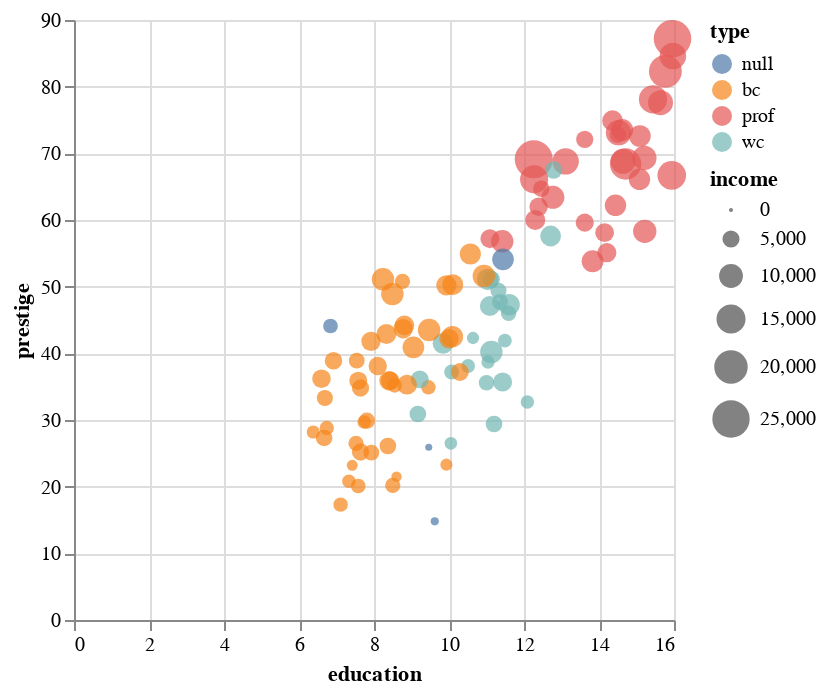

Write notebook code for a chart like this one.
### Code cell
alt.Chart(df).mark_circle().encode(
    x='education',
    y='prestige',
    color='type',
    size='income'
)

### Figure 1 — Vega-Lite specification as saved in the notebook (floating-point values rounded to 4 significant figures)
{"config": {"view": {"continuousWidth": 300, "continuousHeight": 300}}, "data": {"name": "data-6a22ce1ee912eff56ccfda5c76891c8a"}, "mark": {"type": "circle"}, "encoding": {"color": {"field": "type", "type": "nominal"}, "size": {"field": "income", "type": "quantitative"}, "x": {"field": "education", "type": "quantitative"}, "y": {"field": "prestige", "type": "quantitative"}}, "$schema": "https://vega.github.io/schema/vega-lite/v5.8.0.json", "datasets": {"data-6a22ce1ee912eff56ccfda5c76891c8a": [{"job": "gov.administrators", "education": 13.11, "income": 12351, "women": 11.16, "prestige": 68.8, "census": 1113, "type": "prof"}, {"job": "general.managers", "education": 12.26, "income": 25879, "women": 4.02, "prestige": 69.1, "census": 1130, "type": "prof"}, {"job": "accountants", "education": 12.77, "income": 9271, "women": 15.7, "prestige": 63.4, "census": 1171, "type": "prof"}, {"job": "purchasing.officers", "education": 11.42, "income": 8865, "women": 9.11, "prestige": 56.8, "census": 1175, "type": "prof"}, {"job": "chemists", "education": 14.62, "income": 8403, "women": 11.68, "prestige": 73.5, "census": 2111, "type": "prof"}, {"job": "physicists", "education": 15.64, "income": 11030, "women": 5.13, "prestige": 77.6, "census": 2113, "type": "prof"}, {"job": "biologists", "education": 15.09, "income": 8258, "women": 25.65, "prestige": 72.6, "census": 2133, "type": "prof"}, {"job": "architects", "education": 15.44, "income": 14163, "women": 2.69, "prestige": 78.1, "census": 2141, "type": "prof"}, {"job": "civil.engineers", "education": 14.52, "income": 11377, "women": 1.03, "prestige": 73.1, "census": 2143, "type": "prof"}, {"job": "mining.engineers", "education": 14.64, "income": 11023, "women": 0.94, "prestige": 68.8, "census": 2153, "type": "prof"}, {"job": "surveyors", "education": 12.39, "income": 5902, "women": 1.91, "prestige": 62.0, "census": 2161, "type": "prof"}, {"job": "draughtsmen", "education": 12.3, "income": 7059, "women": 7.83, "prestige": 60.0, "census": 2163, "type": "prof"}, {"job": "computer.programers", "education": 13.83, "income": 8425, "women": 15.33, "prestige": 53.8, "census": 2183, "type": "prof"}, {"job": "economists", "education": 14.44, "income": 8049, "women": 57.31, "prestige": 62.2, "census": 2311, "type": "prof"}, {"job": "psychologists", "education": 14.36, "income": 7405, "women": 48.28, "prestige": 74.9, "census": 2315, "type": "prof"}, {"job": "social.workers", "education": 14.21, "income": 6336, "women": 54.77, "prestige": 55.1, "census": 2331, "type": "prof"}, {"job": "lawyers", "education": 15.77, "income": 19263, "women": 5.13, "prestige": 82.3, "census": 2343, "type": "prof"}, {"job": "librarians", "education": 14.15, "income": 6112, "women": 77.1, "prestige": 58.1, "census": 2351, "type": "prof"}, {"job": "vocational.counsellors", "education": 15.22, "income": 9593, "women": 34.89, "prestige": 58.3, "census": 2391, "type": "prof"}, {"job": "ministers", "education": 14.5, "income": 4686, "women": 4.14, "prestige": 72.8, "census": 2511, "type": "prof"}, {"job": "university.teachers", "education": 15.97, "income": 12480, "women": 19.59, "prestige": 84.6, "census": 2711, "type": "prof"}, {"job": "primary.school.teachers", "education": 13.62, "income": 5648, "women": 83.78, "prestige": 59.6, "census": 2731, "type": "prof"}, {"job": "secondary.school.teachers", "education": 15.08, "income": 8034, "women": 46.8, "prestige": 66.1, "census": 2733, "type": "prof"}, {"job": "physicians", "education": 15.96, "income": 25308, "women": 10.56, "prestige": 87.2, "census": 3111, "type": "prof"}, {"job": "veterinarians", "education": 15.94, "income": 14558, "women": 4.32, "prestige": 66.7, "census": 3115, "type": "prof"}, {"job": "osteopaths.chiropractors", "education": 14.71, "income": 17498, "women": 6.91, "prestige": 68.4, "census": 3117, "type": "prof"}, {"job": "nurses", "education": 12.46, "income": 4614, "women": 96.12, "prestige": 64.7, "census": 3131, "type": "prof"}, {"job": "nursing.aides", "education": 9.45, "income": 3485, "women": 76.14, "prestige": 34.9, "census": 3135, "type": "bc"}, {"job": "physio.therapsts", "education": 13.62, "income": 5092, "women": 82.66, "prestige": 72.1, "census": 3137, "type": "prof"}, {"job": "pharmacists", "education": 15.21, "income": 10432, "women": 24.71, "prestige": 69.3, "census": 3151, "type": "prof"}, {"job": "medical.technicians", "education": 12.79, "income": 5180, "women": 76.04, "prestige": 67.5, "census": 3156, "type": "wc"}, {"job": "commercial.artists", "education": 11.09, "income": 6197, "women": 21.03, "prestige": 57.2, "census": 3314, "type": "prof"}, {"job": "radio.tv.announcers", "education": 12.71, "income": 7562, "women": 11.15, "prestige": 57.6, "census": 3337, "type": "wc"}, {"job": "athletes", "education": 11.44, "income": 8206, "women": 8.13, "prestige": 54.1, "census": 3373, "type": null}, {"job": "secretaries", "education": 11.59, "income": 4036, "women": 97.51, "prestige": 46.0, "census": 4111, "type": "wc"}, {"job": "typists", "education": 11.49, "income": 3148, "women": 95.97, "prestige": 41.9, "census": 4113, "type": "wc"}, {"job": "bookkeepers", "education": 11.32, "income": 4348, "women": 68.24, "prestige": 49.4, "census": 4131, "type": "wc"}, {"job": "tellers.cashiers", "education": 10.64, "income": 2448, "women": 91.76, "prestige": 42.3, "census": 4133, "type": "wc"}, {"job": "computer.operators", "education": 11.36, "income": 4330, "women": 75.92, "prestige": 47.7, "census": 4143, "type": "wc"}, {"job": "shipping.clerks", "education": 9.17, "income": 4761, "women": 11.37, "prestige": 30.9, "census": 4153, "type": "wc"}, {"job": "file.clerks", "education": 12.09, "income": 3016, "women": 83.19, "prestige": 32.7, "census": 4161, "type": "wc"}, {"job": "receptionsts", "education": 11.04, "income": 2901, "women": 92.86, "prestige": 38.7, "census": 4171, "type": "wc"}, {"job": "mail.carriers", "education": 9.22, "income": 5511, "women": 7.62, "prestige": 36.1, "census": 4172, "type": "wc"}, {"job": "postal.clerks", "education": 10.07, "income": 3739, "women": 52.27, "prestige": 37.2, "census": 4173, "type": "wc"}, {"job": "telephone.operators", "education": 10.51, "income": 3161, "women": 96.14, "prestige": 38.1, "census": 4175, "type": "wc"}, {"job": "collectors", "education": 11.2, "income": 4741, "women": 47.06, "prestige": 29.4, "census": 4191, "type": "wc"}, {"job": "claim.adjustors", "education": 11.13, "income": 5052, "women": 56.1, "prestige": 51.1, "census": 4192, "type": "wc"}, {"job": "travel.clerks", "education": 11.43, "income": 6259, "women": 39.17, "prestige": 35.7, "census": 4193, "type": "wc"}, {"job": "office.clerks", "education": 11.0, "income": 4075, "women": 63.23, "prestige": 35.6, "census": 4197, "type": "wc"}, {"job": "sales.supervisors", "education": 9.84, "income": 7482, "women": 17.04, "prestige": 41.5, "census": 5130, "type": "wc"}, {"job": "commercial.travellers", "education": 11.13, "income": 8780, "women": 3.16, "prestige": 40.2, "census": 5133, "type": "wc"}, {"job": "sales.clerks", "education": 10.05, "income": 2594, "women": 67.82, "prestige": 26.5, "census": 5137, "type": "wc"}, {"job": "newsboys", "education": 9.62, "income": 918, "women": 7.0, "prestige": 14.8, "census": 5143, "type": null}, {"job": "service.station.attendant", "education": 9.93, "income": 2370, "women": 3.69, "prestige": 23.3, "census": 5145, "type": "bc"}, {"job": "insurance.agents", "education": 11.6, "income": 8131, "women": 13.09, "prestige": 47.3, "census": 5171, "type": "wc"}, {"job": "real.estate.salesmen", "education": 11.09, "income": 6992, "women": 24.44, "prestige": 47.1, "census": 5172, "type": "wc"}, {"job": "buyers", "education": 11.03, "income": 7956, "women": 23.88, "prestige": 51.1, "census": 5191, "type": "wc"}, {"job": "firefighters", "education": 9.47, "income": 8895, "women": 0.0, "prestige": 43.5, "census": 6111, "type": "bc"}, {"job": "policemen", "education": 10.93, "income": 8891, "women": 1.65, "prestige": 51.6, "census": 6112, "type": "bc"}, {"job": "cooks", "education": 7.74, "income": 3116, "women": 52.0, "prestige": 29.7, "census": 6121, "type": "bc"}, {"job": "bartenders", "education": 8.5, "income": 3930, "women": 15.51, "prestige": 20.2, "census": 6123, "type": "bc"}, {"job": "funeral.directors", "education": 10.57, "income": 7869, "women": 6.01, "prestige": 54.9, "census": 6141, "type": "bc"}, {"job": "babysitters", "education": 9.46, "income": 611, "women": 96.53, "prestige": 25.9, "census": 6147, "type": null}, {"job": "launderers", "education": 7.33, "income": 3000, "women": 69.31, "prestige": 20.8, "census": 6162, "type": "bc"}, {"job": "janitors", "education": 7.11, "income": 3472, "women": 33.57, "prestige": 17.3, "census": 6191, "type": "bc"}, {"job": "elevator.operators", "education": 7.58, "income": 3582, "women": 30.08, "prestige": 20.1, "census": 6193, "type": "bc"}, {"job": "farmers", "education": 6.84, "income": 3643, "women": 3.6, "prestige": 44.1, "census": 7112, "type": null}, {"job": "farm.workers", "education": 8.6, "income": 1656, "women": 27.75, "prestige": 21.5, "census": 7182, "type": "bc"}, {"job": "rotary.well.drillers", "education": 8.88, "income": 6860, "women": 0.0, "prestige": 35.3, "census": 7711, "type": "bc"}, {"job": "bakers", "education": 7.54, "income": 4199, "women": 33.3, "prestige": 38.9, "census": 8213, "type": "bc"}, {"job": "slaughterers.1", "education": 7.64, "income": 5134, "women": 17.26, "prestige": 25.2, "census": 8215, "type": "bc"}, {"job": "slaughterers.2", "education": 7.64, "income": 5134, "women": 17.26, "prestige": 34.8, "census": 8215, "type": "bc"}, {"job": "canners", "education": 7.42, "income": 1890, "women": 72.24, "prestige": 23.2, "census": 8221, "type": "bc"}, {"job": "textile.weavers", "education": 6.69, "income": 4443, "women": 31.36, "prestige": 33.3, "census": 8267, "type": "bc"}, {"job": "textile.labourers", "education": 6.74, "income": 3485, "women": 39.48, "prestige": 28.8, "census": 8278, "type": "bc"}, {"job": "tool.die.makers", "education": 10.09, "income": 8043, "women": 1.5, "prestige": 42.5, "census": 8311, "type": "bc"}, {"job": "machinists", "education": 8.81, "income": 6686, "women": 4.28, "prestige": 44.2, "census": 8313, "type": "bc"}, {"job": "sheet.metal.workers", "education": 8.4, "income": 6565, "women": 2.3, "prestige": 35.9, "census": 8333, "type": "bc"}, {"job": "welders", "education": 7.92, "income": 6477, "women": 5.17, "prestige": 41.8, "census": 8335, "type": "bc"}, {"job": "auto.workers", "education": 8.43, "income": 5811, "women": 13.62, "prestige": 35.9, "census": 8513, "type": "bc"}, {"job": "aircraft.workers", "education": 8.78, "income": 6573, "women": 5.78, "prestige": 43.7, "census": 8515, "type": "bc"}, {"job": "electronic.workers", "education": 8.76, "income": 3942, "women": 74.54, "prestige": 50.8, "census": 8534, "type": "bc"}, {"job": "radio.tv.repairmen", "education": 10.29, "income": 5449, "women": 2.92, "prestige": 37.2, "census": 8537, "type": "bc"}, {"job": "sewing.mach.operators", "education": 6.38, "income": 2847, "women": 90.67, "prestige": 28.2, "census": 8563, "type": "bc"}, {"job": "auto.repairmen", "education": 8.1, "income": 5795, "women": 0.81, "prestige": 38.1, "census": 8581, "type": "bc"}, {"job": "aircraft.repairmen", "education": 10.1, "income": 7716, "women": 0.78, "prestige": 50.3, "census": 8582, "type": "bc"}, {"job": "railway.sectionmen", "education": 6.67, "income": 4696, "women": 0.0, "prestige": 27.3, "census": 8715, "type": "bc"}, {"job": "electrical.linemen", "education": 9.05, "income": 8316, "women": 1.34, "prestige": 40.9, "census": 8731, "type": "bc"}, {"job": "electricians", "education": 9.93, "income": 7147, "women": 0.99, "prestige": 50.2, "census": 8733, "type": "bc"}, {"job": "construction.foremen", "education": 8.24, "income": 8880, "women": 0.65, "prestige": 51.1, "census": 8780, "type": "bc"}, {"job": "carpenters", "education": 6.92, "income": 5299, "women": 0.56, "prestige": 38.9, "census": 8781, "type": "bc"}, {"job": "masons", "education": 6.6, "income": 5959, "women": 0.52, "prestige": 36.2, "census": 8782, "type": "bc"}, {"job": "house.painters", "education": 7.81, "income": 4549, "women": 2.46, "prestige": 29.9, "census": 8785, "type": "bc"}, {"job": "plumbers", "education": 8.33, "income": 6928, "women": 0.61, "prestige": 42.9, "census": 8791, "type": "bc"}, {"job": "construction.labourers", "education": 7.52, "income": 3910, "women": 1.09, "prestige": 26.5, "census": 8798, "type": "bc"}, {"job": "pilots", "education": 12.27, "income": 14032, "women": 0.58, "prestige": 66.1, "census": 9111, "type": "prof"}, {"job": "train.engineers", "education": 8.49, "income": 8845, "women": 0.0, "prestige": 48.9, "census": 9131, "type": "bc"}, {"job": "bus.drivers", "education": 7.58, "income": 5562, "women": 9.47, "prestige": 35.9, "census": 9171, "type": "bc"}, {"job": "taxi.drivers", "education": 7.93, "income": 4224, "women": 3.59, "prestige": 25.1, "census": 9173, "type": "bc"}, {"job": "longshoremen", "education": 8.37, "income": 4753, "women": 0.0, "prestige": 26.1, "census": 9313, "type": "bc"}, {"job": "typesetters", "education": 10.0, "income": 6462, "women": 13.58, "prestige": 42.2, "census": 9511, "type": "bc"}, {"job": "bookbinders", "education": 8.55, "income": 3617, "women": 70.87, "prestige": 35.2, "census": 9517, "type": "bc"}]}}
